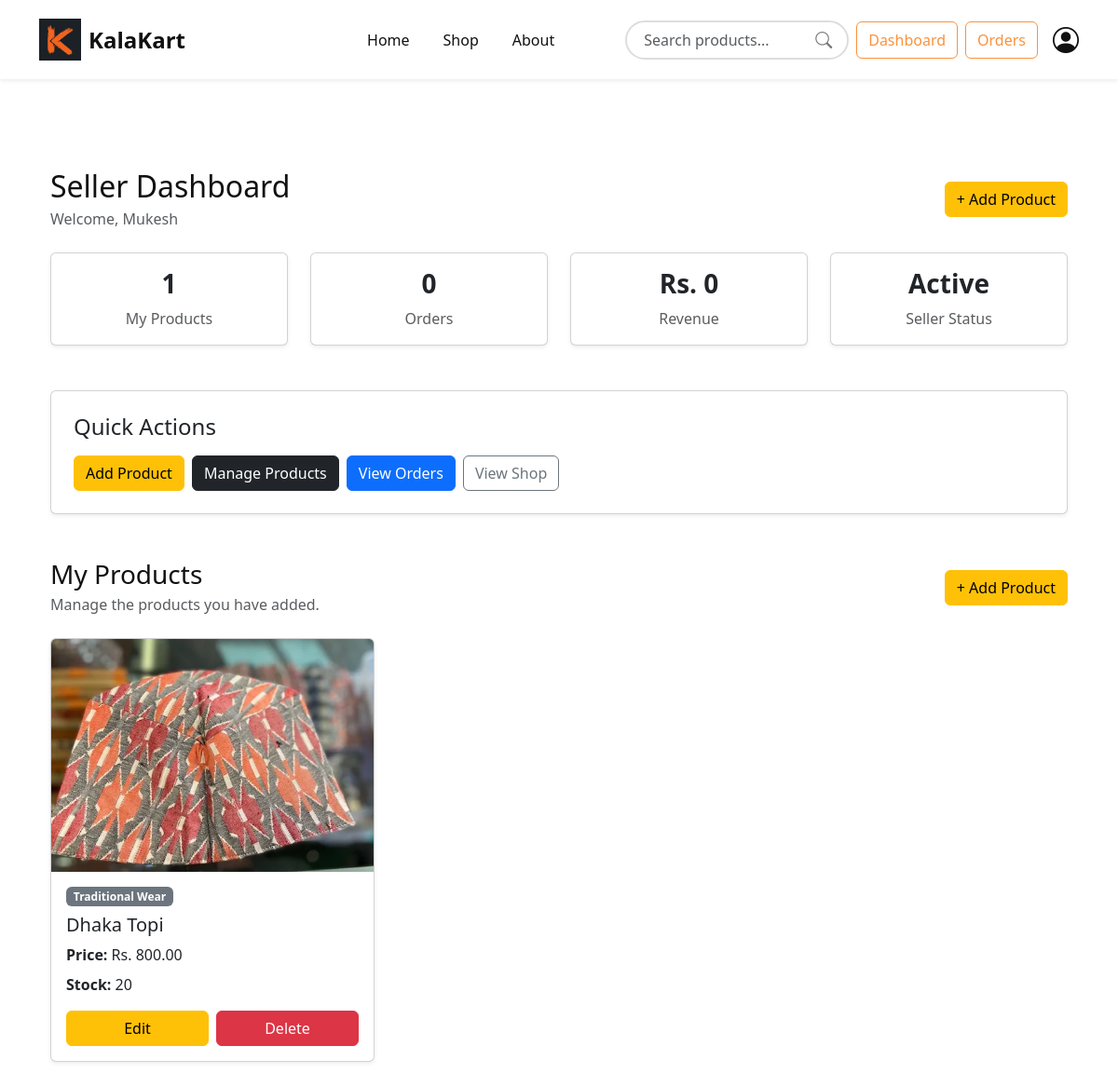
Page /seller/dashboard/ (signed in) on the earlier database version.
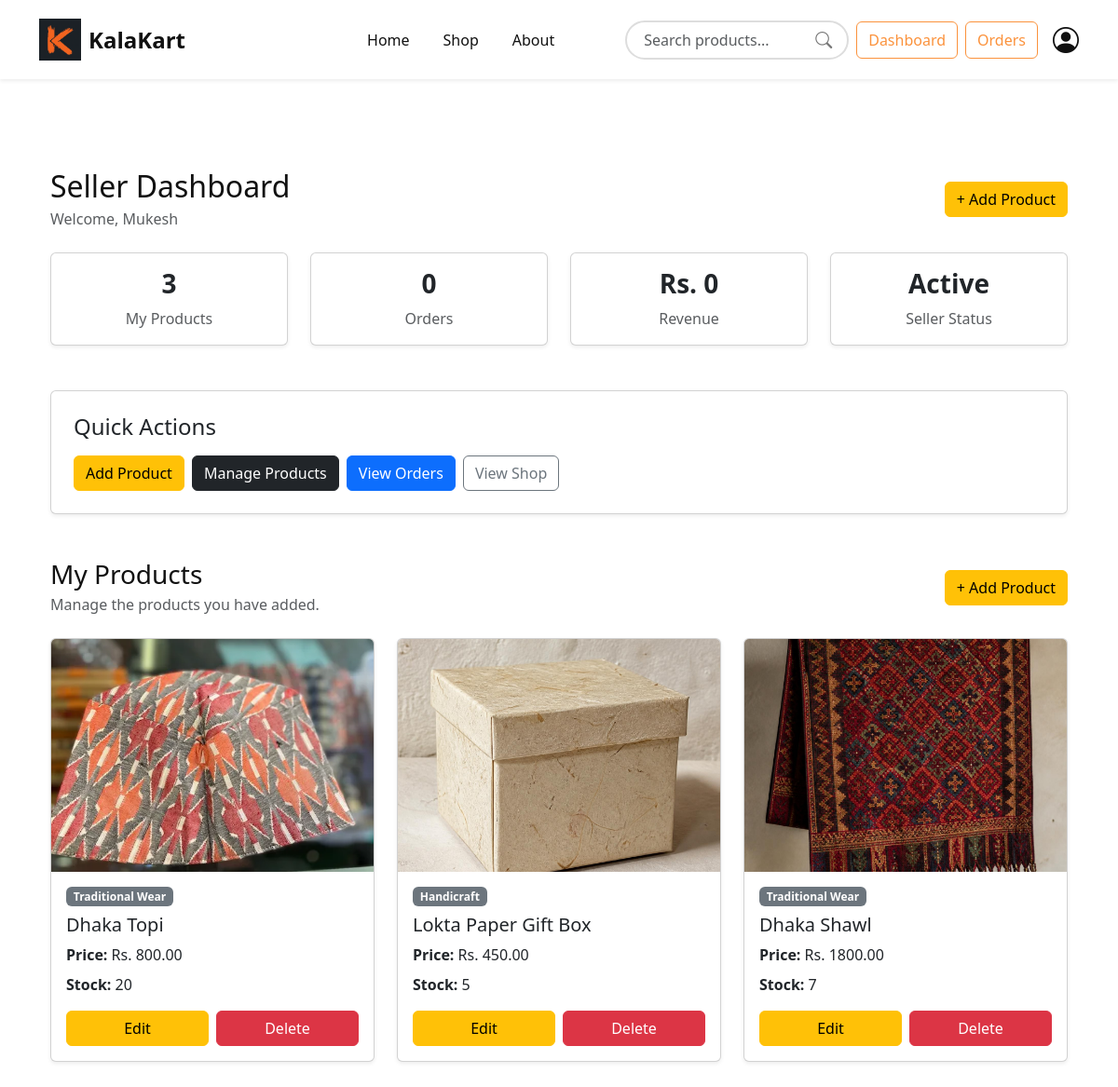
Same page on the later database version.
### products/models.py (models this page shows, shortened)
class Product(models.Model):
    CATEGORY_CHOICES = (
        ('Painting', 'Painting'),
        ('Handicraft', 'Handicraft'),
        ('Jewelry', 'Jewelry'),
        ('Pottery', 'Pottery'),
        ('Wooden Art', 'Wooden Art'),
        ('Traditional Wear', 'Traditional Wear'),
    )
    seller = models.ForeignKey(
        CustomUser,
        on_delete=models.CASCADE
    )
    name = models.CharField(max_length=200)
    category = models.CharField(
        max_length=50,
        choices=CATEGORY_CHOICES
    )
    description = models.TextField()
    price = models.DecimalField(
        max_digits=10,
        decimal_places=2
    )
    stock = models.PositiveIntegerField()
    image = models.ImageField(
        upload_to='products/'
    )
    created_at = models.DateTimeField(auto_now_add=True)

### products/views.py (the view)
@login_required
def SellerDashboardView(request):
    if request.user.user_type != "seller":
        messages.error(request, "Only sellers can access this page.")
        return redirect("home")
    products = Product.objects.filter(
        seller=request.user
    )
    context = {
        "products": products
    }
    return render(
        request,
        "seller/dashboard.html",
        context
    )

### base_app/context_processors.py (called while the page is built)
def cart_count(request):
    if request.user.is_authenticated:
        items = Cart.objects.filter(user=request.user)
        count = sum(item.quantity for item in items)
    else:
        count = 0
    return {
        "cart_count": count
    }

### Template/seller/dashboard.html (shortened to what the changed rows need)
{% extends 'base.html' %}
{% block content %}
<section class="container py-5">
    <div class="d-flex justify-content-between align-items-center mb-4">
        <div>
            <h2 class="mb-1">
                Seller Dashboard
            </h2>
        </div>
    </div>
    <div class="row g-4 mb-5">
        <div class="col-lg-3 col-md-6">
            <div class="card shadow-sm h-100">
                <div class="card-body text-center">
                    <h3 class="fw-bold mb-2">
                        {{ products.count }}
                    </h3>
                    <p class="mb-0 text-muted">
                        My Products
                    </p>
                </div>
            </div>
        </div>
    </div>
    <div class="row">
        {% for product in products %}
        <div class="col-lg-4 col-md-6 mb-4">
            <div class="card shadow-sm h-100">
                {% if product.image %}
                <img
                    src="{{ product.image.url }}"
                    alt="{{ product.name }}"
                    class="card-img-top"
                    style="height: 250px; object-fit: cover;"
                >
                {% endif %}
                <div class="card-body d-flex flex-column">
                    <span
                        class="badge bg-secondary align-self-start mb-2"
                    >
                        {{ product.category }}
                    </span>
                    <h5 class="card-title">
                        {{ product.name }}
                    </h5>
                    <p class="mb-2">
                        <strong>Price:</strong>
                        Rs. {{ product.price }}
                    </p>
                    <p class="mb-3">
                        <strong>Stock:</strong>
                        {{ product.stock }}
                    </p>
                    <div class="mt-auto d-flex gap-2">
                        <a
                            href="{% url 'edit-product' product.id %}"
                            class="btn btn-warning w-50"
                        >
                            Edit
                        </a>
                        <a
                            href="{% url 'delete-product' product.id %}"
                            class="btn btn-danger w-50"
                            onclick="return confirm('Are you sure you want to delete this product?')"
                        >
                            Delete
                        </a>
                    </div>
                </div>
            </div>
        </div>
        {% endfor %}
    </div>
</section>
{% endblock %}

Differences in the rows shown:
added Product: image (picture), category "Handicraft", name "Lokta Paper Gift Box", price "450.00", stock "5"
added Product: image (picture), category "Traditional Wear", name "Dhaka Shawl", price "1800.00", stock "7"
Other differences:
{{ products.count }}: "1" → "3"
